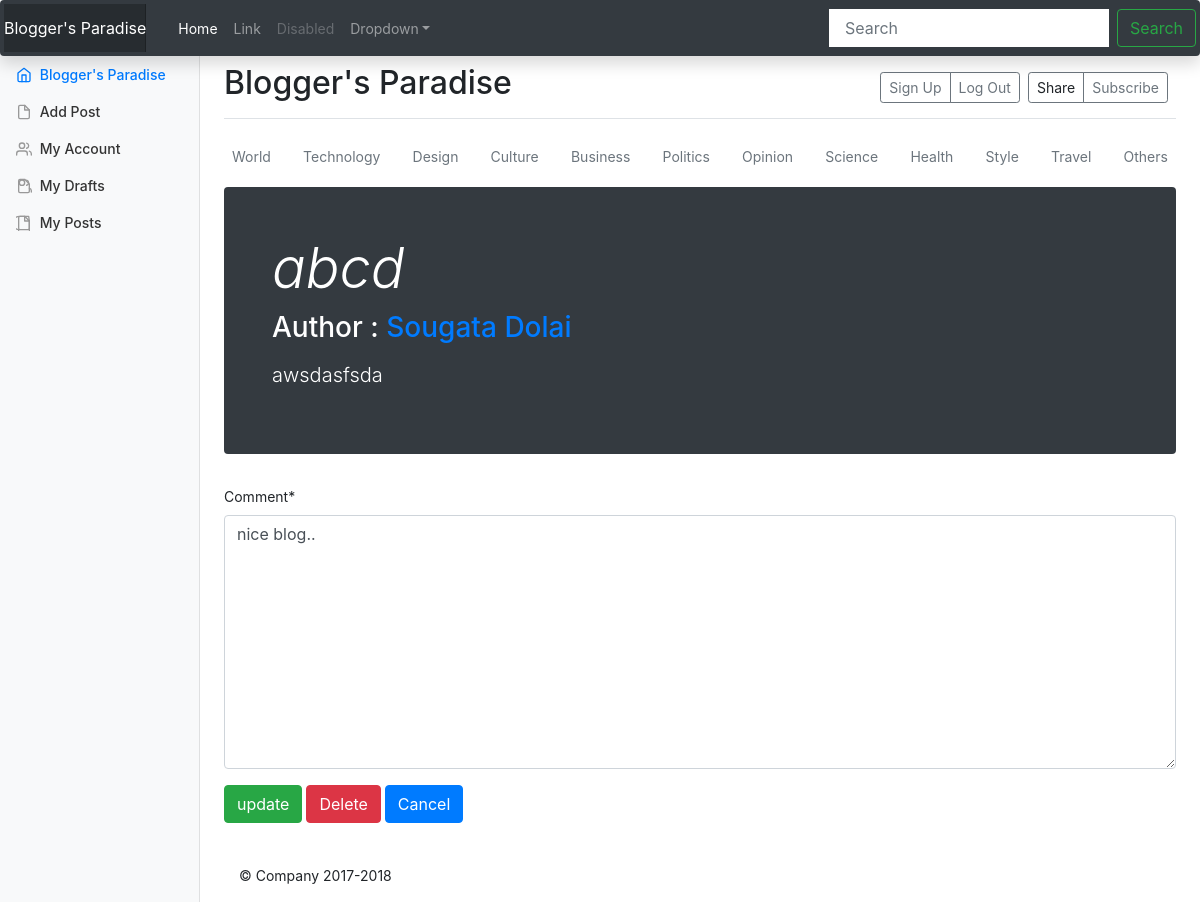
Page /post/1/update_comment (signed in) on the committed database.
### blogs/models.py (models this page shows, shortened)
class Comment(models.Model):
    author = models.ForeignKey('auth.User', on_delete = models.CASCADE)
    post = models.ForeignKey('blogs.Post', related_name='comments', on_delete = models.CASCADE)
    comment = models.TextField(null = False, blank = False)
    created_date = models.DateTimeField(default = timezone.now)
    likes = models.IntegerField(default = 0)
    dislikes = models.IntegerField(default = 0)

class Post(models.Model):
    author  = models.ForeignKey('auth.User',on_delete = models.CASCADE)
    title = models.CharField(null=False, blank=False, max_length = 50)
    text = models.TextField(null=False, blank = False)
    created_date = models.DateTimeField(default = timezone.now)
    published_date = models.DateTimeField(blank = True, null = True)
    edited = models.BooleanField(default=False)
    likes = models.IntegerField(default = 0)
    dislikes = models.IntegerField(default = 0)
    thumbnail = models.ImageField(null=True, blank=True, upload_to='thumbnail_pics')
    TOPIC_CHOICE = (
        ('World','World'),
        ('Technology','Technology'),
        ('Design','Design'),
        ('Culture','Culture'),
        ('Business','Business'),
        ('Politics','Politics'),
        ('Opinion','Opinion'),
        ('Science','Science'),
        ('Health','Health'),
        ('Style','Style'),
        ('Travel','Travel'),
        ('Others','Others'),
    )
    topic = models.CharField(max_length = 11,choices = TOPIC_CHOICE, default="Others", blank=False, null=False)

### users/models.py (models this page shows, shortened)
class Profile(models.Model):
    user = models.OneToOneField(User, on_delete = models.CASCADE)
    image = models.ImageField(default='default.jpg', upload_to='profile_pics')
    first_name = models.CharField(max_length=50,blank=True,null=True)
    last_name = models.CharField(max_length=50,blank=True,null=True)
    about = models.TextField(blank=True,null=True)
    email = models.EmailField(blank = True,null = True)
    school = models.CharField(max_length=70,blank=True,null=True)
    college = models.CharField(max_length=70,blank=True,null=True)
    work = models.CharField(max_length=70,blank=True,null=True)
    skills = models.CharField(max_length=70,blank=True,null=True)
    current_city = models.CharField(max_length=70,blank=True,null=True)
    website = models.URLField(blank=True,null=True)
    birth_day = models.DateField(blank=True,null=True)
    otp = models.IntegerField(blank=True,null=True)
    GENDER_CHOICES = (
        ('Male','Male'),
        ('Female','Female'),
        ('Others','Others'),
    )
    gender = models.CharField(max_length=6,choices=GENDER_CHOICES,blank=True,null=True)

### blogs/views.py (the view, shortened to what this page needs)
# urls.py: path('post/<int:pk>/update_comment',CommentUpdateView.as_view(),name='update-comment'),
class CommentUpdateView(LoginRequiredMixin, UserPassesTestMixin, UpdateView):
    model = Comment
    fields = ['comment']
    template_name = 'blogs/comment_update_form.html'
    def test_func(self):
        comment = self.get_object()
        if self.request.user == comment.author:
            return True
        return False

### blogs/templates/blogs/comment_update_form.html (shortened to what this page needs)
{% extends "blogs/base.html" %}
{% load static %}
{% block content %}
{% load crispy_forms_tags %}
<form class="" action="" method="post">
  <div class="jumbotron p-3 p-md-5 text-white rounded bg-dark">
    <div class="col-md-6 px-0">
      <h1 class="display-4 font-italic">{{ comment.post.title }}</h1>
      <h3>Author : <a class="" href="{% url 'blogs:user-profile' object.author %}">
        {% if comment.post.author.profile.first_name %}
          {{ comment.post.author.profile.first_name }}
        {% endif %}
        {% if comment.post.author.profile.last_name %}
         {{ comment.post.author.profile.last_name }}
        {% endif %}
      </a></h3>
      <p class="lead my-3">{{ comment.post.text|truncatewords:30 }}</p>
  </div>
</div>
    {{form|crispy}}
    <button class="btn btn-success" type="submit" name="button">update</button>
    <a class="btn btn-danger" href="{% url 'blogs:comment-delete' comment.pk %}"  >Delete</a>
    <a class="btn btn-primary" href="{% url 'blogs:post-details' comment.post.pk %}"  >Cancel</a>
</form>
{% endblock content %}

### blogs/static/blogs/template_data/blog.css (style rules this page uses)
h1, h2, h3, h4, h5, h6 { font-family: "Playfair Display", Georgia, "Times New Roman", serif; }
.display-4 { font-size: 2.5rem; }
@media (min-width: 768px) { .display-4 { font-size: 3rem; } }

### blogs/static/blogs/dash_board_template_data/dashboard.css (style rules this page uses)
body { font-size: .875rem; }

### rows in the picture
Comment: post "abcd", post.author.profile.first_name "Sougata", post.author.profile.last_name "Dolai", post.text "awsdasfsda", comment "nice blog.."
